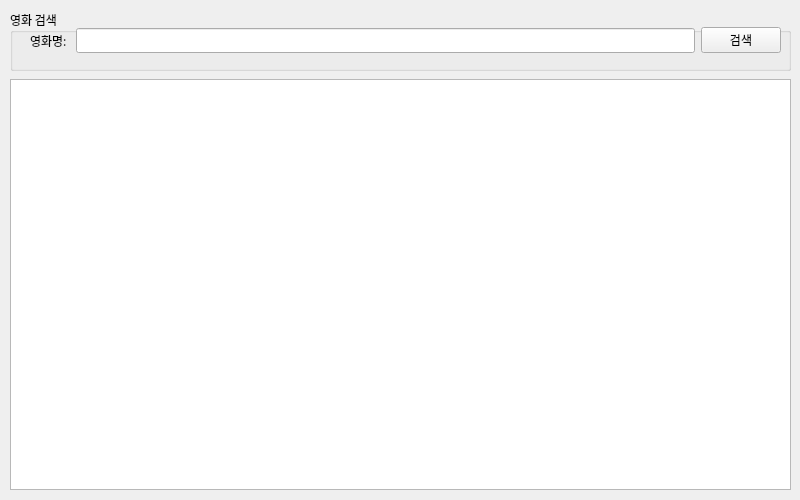
<?xml version="1.0" encoding="UTF-8"?>
<ui version="4.0">
 <class>FrmMain</class>
 <widget class="QWidget" name="FrmMain">
  <property name="geometry">
   <rect>
    <x>0</x>
    <y>0</y>
    <width>800</width>
    <height>500</height>
   </rect>
  </property>
  <property name="sizePolicy">
   <sizepolicy hsizetype="Fixed" vsizetype="Fixed">
    <horstretch>0</horstretch>
    <verstretch>0</verstretch>
   </sizepolicy>
  </property>
  <property name="minimumSize">
   <size>
    <width>800</width>
    <height>500</height>
   </size>
  </property>
  <property name="maximumSize">
   <size>
    <width>800</width>
    <height>500</height>
   </size>
  </property>
  <property name="font">
   <font>
    <family>KoPub돋움체 Light</family>
   </font>
  </property>
  <property name="windowTitle">
   <string>네이버 API 영화검색 앱</string>
  </property>
  <widget class="QWidget" name="verticalLayoutWidget">
   <property name="geometry">
    <rect>
     <x>10</x>
     <y>10</y>
     <width>781</width>
     <height>61</height>
    </rect>
   </property>
   <layout class="QVBoxLayout" name="SearchLayout">
    <item>
     <widget class="QGroupBox" name="groupBox">
      <property name="title">
       <string>영화 검색</string>
      </property>
      <widget class="QWidget" name="layoutWidget">
       <property name="geometry">
        <rect>
         <x>20</x>
         <y>10</y>
         <width>751</width>
         <height>41</height>
        </rect>
       </property>
       <layout class="QHBoxLayout" name="horizontalLayout">
        <item>
         <widget class="QLabel" name="label">
          <property name="text">
           <string>영화명: </string>
          </property>
         </widget>
        </item>
        <item>
         <widget class="QLineEdit" name="txtSearch"/>
        </item>
        <item>
         <widget class="QPushButton" name="btnSearch">
          <property name="text">
           <string>검색</string>
          </property>
         </widget>
        </item>
       </layout>
      </widget>
     </widget>
    </item>
   </layout>
  </widget>
  <widget class="QWidget" name="verticalLayoutWidget_2">
   <property name="geometry">
    <rect>
     <x>10</x>
     <y>79</y>
     <width>781</width>
     <height>411</height>
    </rect>
   </property>
   <layout class="QVBoxLayout" name="ResultLayout">
    <item>
     <widget class="QTableWidget" name="tblResult">
      <property name="font">
       <font>
        <family>KoPub돋움체 Light</family>
       </font>
      </property>
     </widget>
    </item>
   </layout>
  </widget>
 </widget>
 <resources/>
 <connections/>
</ui>
